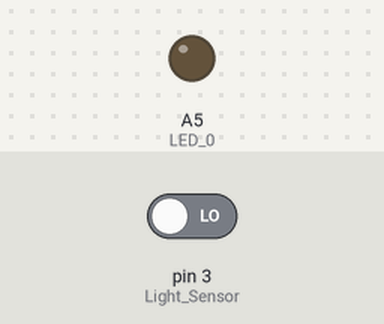
Bench run of a sketch on a simulated Arduino Uno, built with avr-gcc and run on an emulated ATmega328P. On the bench: output pins drawn as LEDs (lit = HIGH). Dashed ring = blinking. The inputs (shaded band) are chosen by the test bench; at power-on: pin 3 (Light_Sensor) LOW.

Above: at 1.8 s.
1.9 s: pin 3 (Light_Sensor) driven HIGH
At 2.4 s:
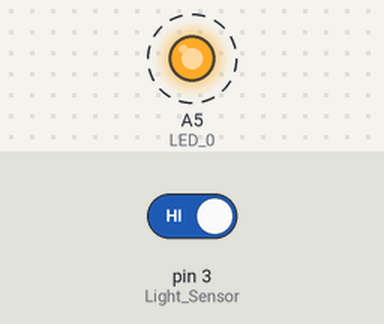
4.9 s: pin 3 (Light_Sensor) driven LOW
At 5.4 s:
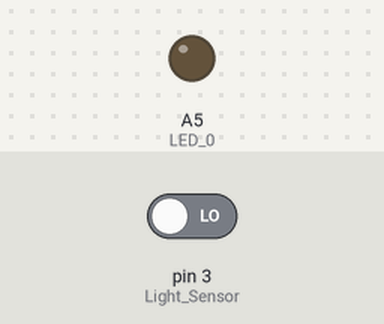
Timing chart, 0 to 7.9 s (numbered marks = the images above; inputs shaded):
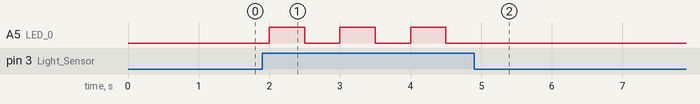

The sketch:

Version_0_Without_BlueTooth.ino
```cpp
#define LED_0 A5
#define Light_Sensor 3

void setup() {
  Serial.begin(9600);
  pinMode(LED_0, OUTPUT);
  pinMode(Light_Sensor, INPUT);
}

void loop() {
  if(digitalRead(Light_Sensor))
  {
    digitalWrite(LED_0, HIGH);
    delay(500);
  }
  digitalWrite(LED_0, LOW);
  delay(500);
}
```

Measured:
- after the input at 1.9 s, A5 (LED_0): alternates HIGH for 0.50 s and LOW for 0.50 s, starting after 0.10 s
- after the input at 4.9 s, A5 (LED_0): stops changing and stays LOW
